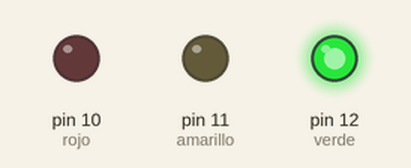
The sketch below on a simulated Arduino Uno, built with avr-gcc and run on an emulated ATmega328P. Shown: output pins drawn as LEDs (lit = HIGH).

Above: at 1.0 s.
At 2.2 s:
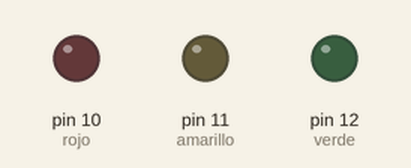
At 3.5 s:
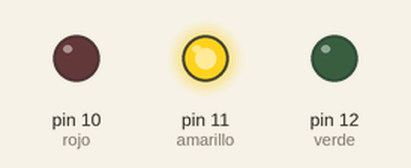
At 6.0 s:
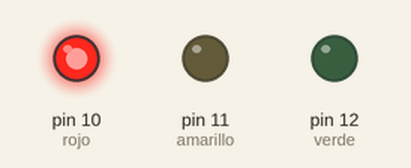
Timing chart, 0 to 9.8 s (numbered marks = the images above):
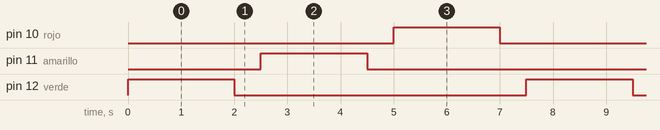

Measured:
- by itself, pin 10 (rojo), pin 11 (amarillo), pin 12 (verde): alternates HIGH for 2.0 s and LOW for 5.5 s
- by itself, everything shown: repeats every 7.5 s, in 6 steps

The sketch:

semaforo.ino
```cpp
int rojo=10;
int amarillo=11;
int verde=12;

//** Programa **//

void setup() {
  pinMode(verde,OUTPUT);
  pinMode(amarillo,OUTPUT);
  pinMode(rojo,OUTPUT);
}

void loop() {
 digitalWrite(verde,HIGH);
 delay(2000);
 digitalWrite(verde,LOW);
 delay(500);

 digitalWrite(amarillo,HIGH);
 delay(2000);
 digitalWrite(amarillo,LOW);
 delay(500);

 digitalWrite(rojo,HIGH);
 delay(2000);
 digitalWrite(rojo,LOW);
 delay(500);
}
```
